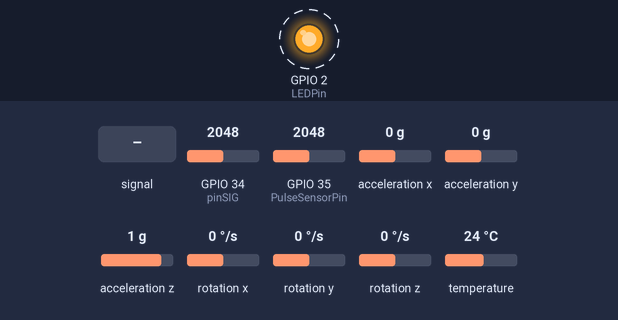
The sketch below on a simulated ESP32. Parts: output pins drawn as LEDs (lit = HIGH). Dashed ring = blinking. The test bench sets the inputs (shaded band); at power-on: GPIO 35 (PulseSensorPin) = 2048, GPIO 34 (pinSIG) = 2048, acceleration x 0 g, acceleration y 0 g, acceleration z 1 g, rotation x 0 °/s, rotation y 0 °/s, rotation z 0 °/s, temperature 24 °C. WiFi joins after 1.5 s; servers stay silent unless stated; pins used as bus, display or sensor lines are not drawn; what the sketch prints to the serial monitor is not drawn.

Above: at 3.2 s.
3.3 s: GPIO 35 (PulseSensorPin) set to 1948
At 4.3 s:
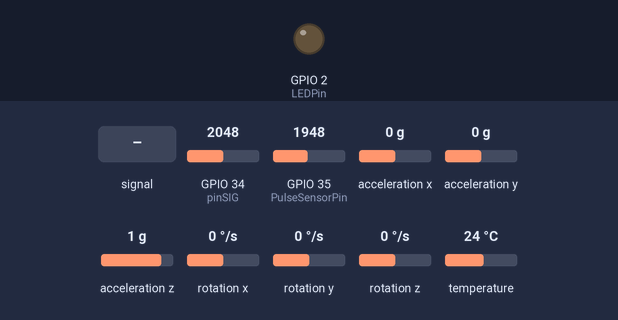
4.8 s: GPIO 35 (PulseSensorPin) fed a 200 Hz sine of ±327 counts around its level
At 4.93 s:
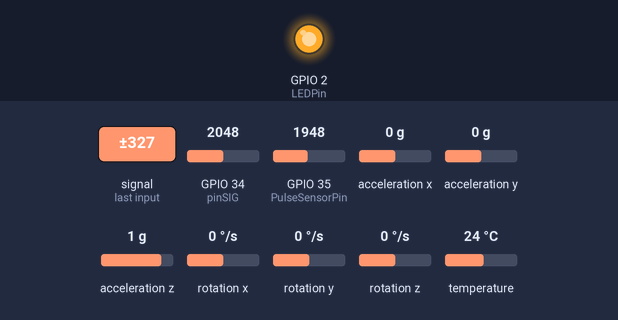
10.8 s: GPIO 35 (PulseSensorPin) set to 2040
13.8 s: GPIO 35 (PulseSensorPin) set to 1960
At 14.6 s:
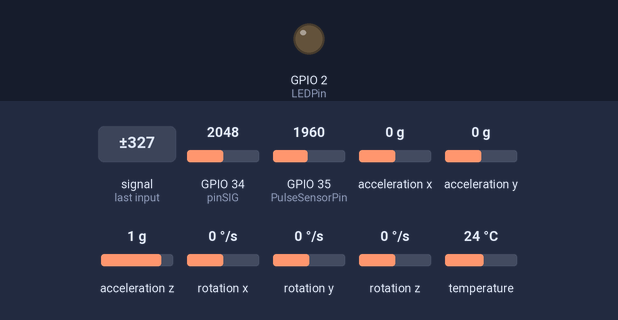
15.3 s: GPIO 35 (PulseSensorPin) set to 2866
At 15.39 s:
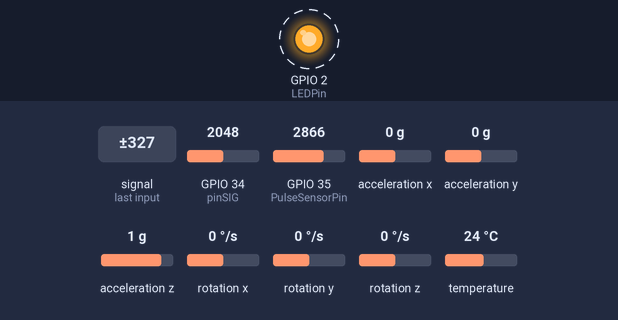
Timing chart, 0 to 19.3 s (numbered marks = the images above; inputs shaded):
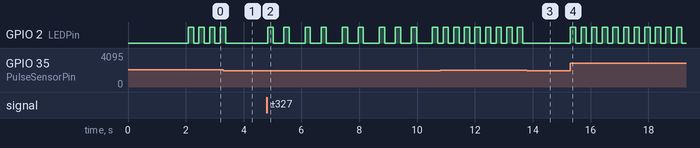

The sketch:

API.ino
```cpp
#include <WiFi.h>
#include <Wire.h>
#include <Adafruit_MPU6050.h>
#include <Adafruit_Sensor.h>
#include <WebServer.h>

// Inicializar objetos y variables
Adafruit_MPU6050 mpu;
WebServer server(80);

// Configuración Wi-Fi
const char *ssid = "Ramon";
const char *password = "Juanramon0919";

// Variables globales
bool mpuActive = false;
bool breathingAlert = false;
bool movementAlert = false;
unsigned long lastBreathDetected = 0;
const unsigned long noBreathingThreshold = 5000;

// Datos del sensor de pulso
int threshold = 2000, bpm = 0;

// Multiplexor y termistores
const int PulseSensorPin = 35, LEDPin = 2, pinSIG = 34;
const int S0 = 23, S1 = 22, S2 = 21, S3 = 19;
float temperaturas[8] = {0};
float promedioTemperaturas = 0;

// Parámetros del divisor de tensión y termistor NTC
const float resistenciaSerie = 10000.0, beta = 3950.0, resistenciaRef = 10000.0, tempRef = 298.15;

// Funciones del servidor web
void handleRoot() {
  String json = "{";
  json += "\"breathingAlert\": " + String(breathingAlert) + ",";
  json += "\"movementAlert\": " + String(movementAlert) + ",";
  json += "\"bpm\": " + String(bpm) + ",";
  json += "\"averageTemperature\": " + String(promedioTemperaturas);
  json += "}";
  Serial.println(json);
  server.send(200, "application/json", json);
}

void handleNotFound() {
  server.send(404, "text/plain", "404: Not Found");
}

void setup() {
  Serial.begin(115200);

  // Configuración Wi-Fi
  WiFi.begin(ssid, password);
  while (WiFi.status() != WL_CONNECTED) {
    delay(1000);
    Serial.println("Conectando a Wi-Fi...");
  }
  Serial.println("Conectado a Wi-Fi: " + WiFi.localIP().toString());

  // Configuración del servidor web
  server.on("/", handleRoot);
  server.onNotFound(handleNotFound);
  server.begin();

  // Configurar MPU6050
  if (mpu.begin()) {
    Serial.println("MPU6050 inicializado correctamente.");
    mpu.setAccelerometerRange(MPU6050_RANGE_2_G);
    mpu.setGyroRange(MPU6050_RANGE_250_DEG);
    mpu.setFilterBandwidth(MPU6050_BAND_5_HZ);
    mpuActive = true;
  } else {
    Serial.println("No se detectó el MPU6050.");
  }

  // Configurar pines del multiplexor
  pinMode(S0, OUTPUT);
  pinMode(S1, OUTPUT);
  pinMode(S2, OUTPUT);
  pinMode(S3, OUTPUT);
  pinMode(LEDPin, OUTPUT);
}

void loop() {
  // Mantener el servidor web funcionando
  server.handleClient();

  // Actualizar temperaturas y calcular el promedio
  float sumaTemperaturas = 0;
  for (int i = 0; i < 8; i++) {
    seleccionarEntrada(i);
    delay(10);
    temperaturas[i] = leerTemperatura();
    sumaTemperaturas += temperaturas[i];
  }
  promedioTemperaturas = sumaTemperaturas / 8.0;

  if (mpuActive) {
    sensors_event_t accel, gyro, temp;
    mpu.getEvent(&accel, &gyro, &temp);

    // Procesar respiración y movimiento
    detectBreathing(accel.acceleration.z);
    detectMovement(accel, gyro);
  }

  // Leer datos del sensor de pulso
  detectBeat();

  delay(100); // Ajusta la frecuencia según necesidad
}

// Funciones auxiliares
void detectBreathing(float zAccel) {
  static float previousZAccel = 0;
  if (abs(zAccel - previousZAccel) > 0.05) {
    lastBreathDetected = millis();
    breathingAlert = false;
  }
  previousZAccel = zAccel;
  if (millis() - lastBreathDetected > noBreathingThreshold) breathingAlert = true;
}

void detectMovement(sensors_event_t accel, sensors_event_t gyro) {
  movementAlert = abs(accel.acceleration.x) > 0.5 || abs(accel.acceleration.y) > 0.5 || abs(accel.acceleration.z) > 0.5 ||
                  abs(gyro.gyro.x) > 0.5 || abs(gyro.gyro.y) > 0.5 || abs(gyro.gyro.z) > 0.5;
}

void detectBeat() {
  static unsigned long lastBeatTime = 0;
  unsigned long currentTime = millis();
  int rawSignal = analogRead(PulseSensorPin);
  if (rawSignal > threshold && (currentTime - lastBeatTime > 300)) {
    bpm = 60000 / (currentTime - lastBeatTime);
    lastBeatTime = currentTime;
    digitalWrite(LEDPin, HIGH);
  } else {
    digitalWrite(LEDPin, LOW);
  }
}

void seleccionarEntrada(int entrada) {
  digitalWrite(S0, entrada & 0x01);
  digitalWrite(S1, (entrada >> 1) & 0x01);
  digitalWrite(S2, (entrada >> 2) & 0x01);
  digitalWrite(S3, (entrada >> 3) & 0x01);
}

float leerTemperatura() {
  int adcValor = analogRead(pinSIG);
  float voltaje = adcValor * (3.3 / 4095.0);
  float resistenciaNTC = resistenciaSerie * (3.3 / voltaje - 1);
  float temperaturaK = 1.0 / (1.0 / tempRef + log(resistenciaNTC / resistenciaRef) / beta);
  return temperaturaK - 273.15;
}
```

Measured:
- the behaviour switches between 2001 and 2000 on GPIO 35 (PulseSensorPin) (found by bisection; images 0 and 1)
- after the input at 3.3 s, GPIO 2 (LEDPin): goes on until 3.4 s, then stays LOW
- after the input at 4.8 s, GPIO 2 (LEDPin): LOW → HIGH at once, → LOW 0.18 s later, → HIGH 0.37 s later, → LOW 0.18 s later, … (20 changes in this stretch)
- after the input at 13.8 s, GPIO 2 (LEDPin): stops changing and stays LOW
- after the input at 15.3 s, GPIO 2 (LEDPin): alternates HIGH for 0.18 s and LOW for 0.18 s, starting at once
- by itself, GPIO 2 (LEDPin): alternates HIGH for 0.18 s and LOW for 0.18 s
